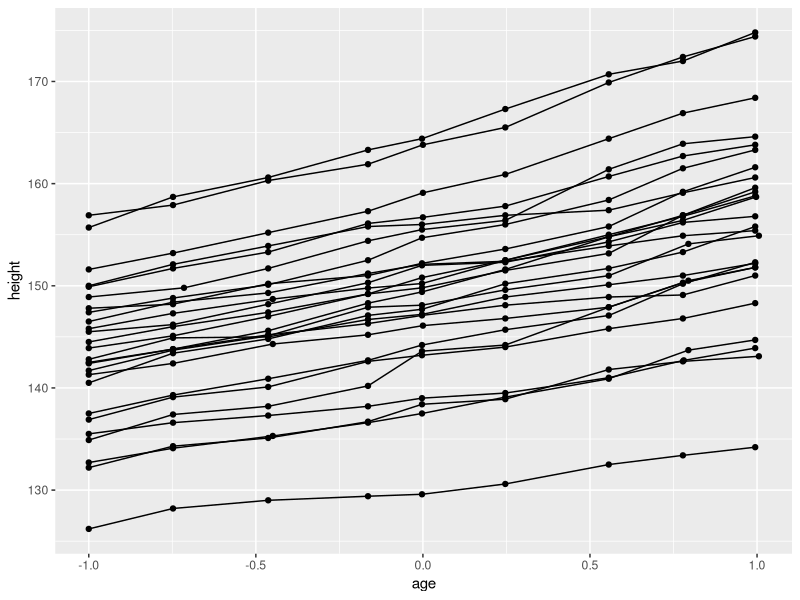
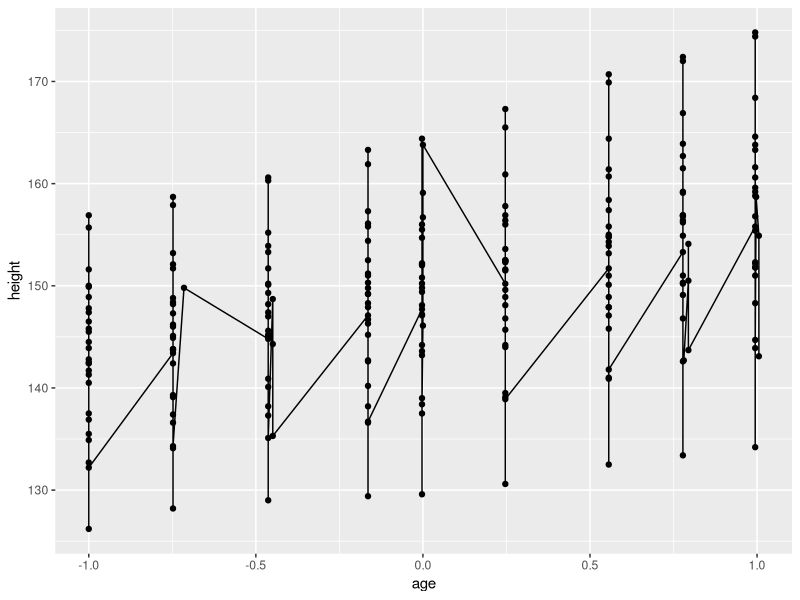
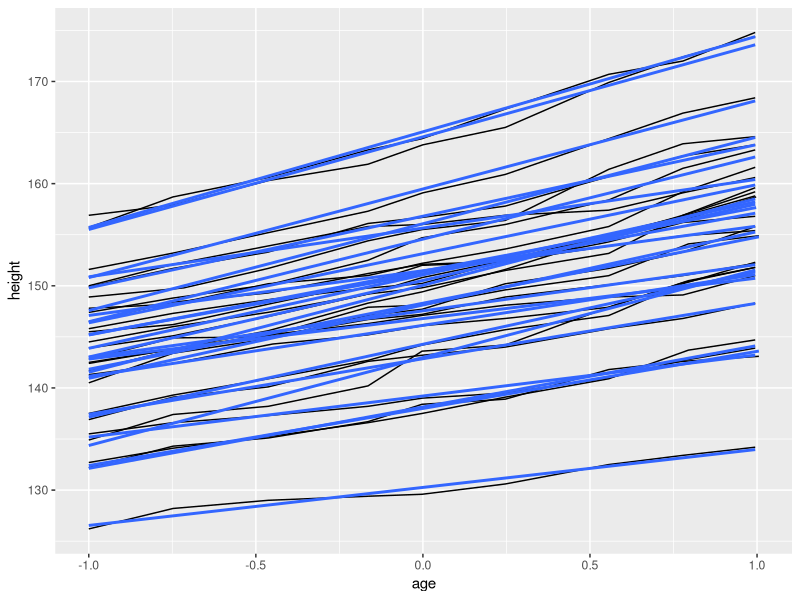
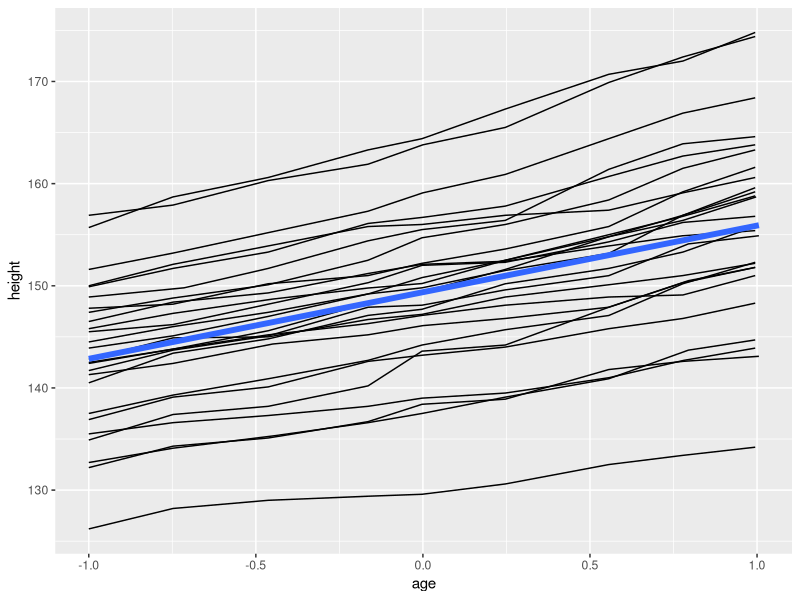
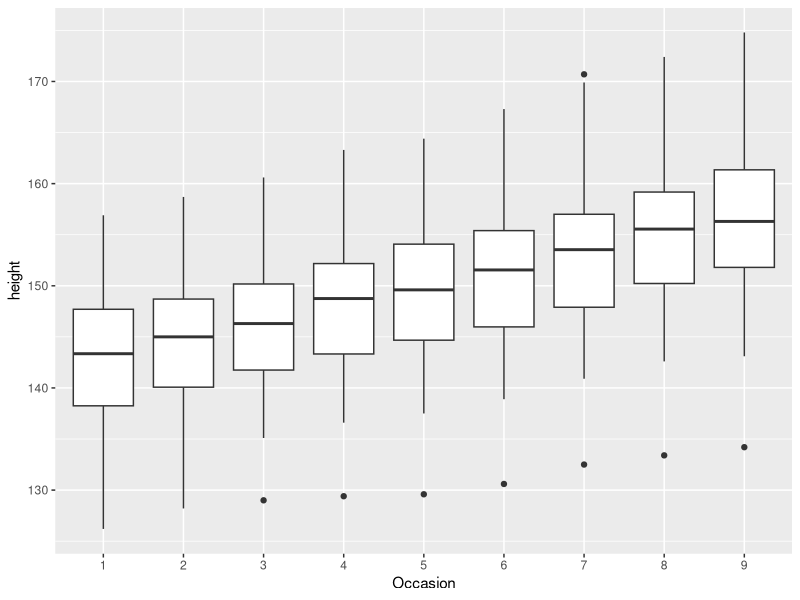
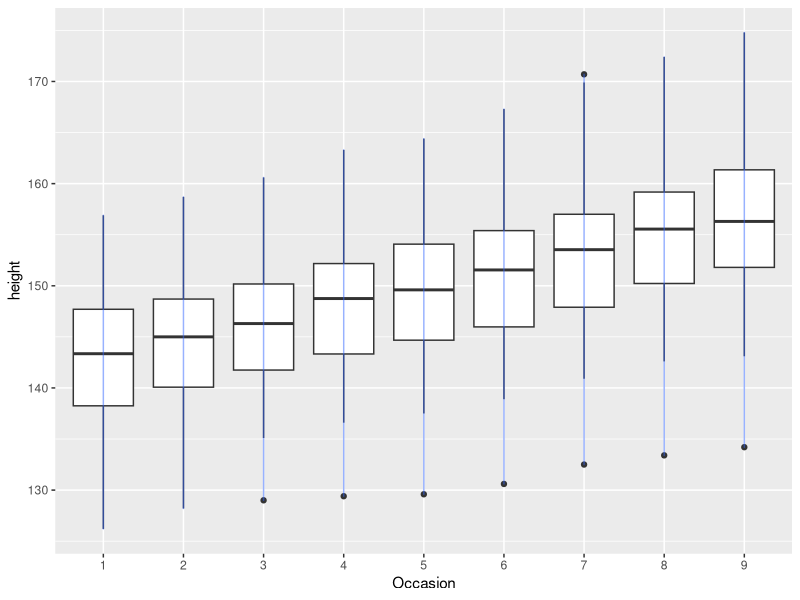
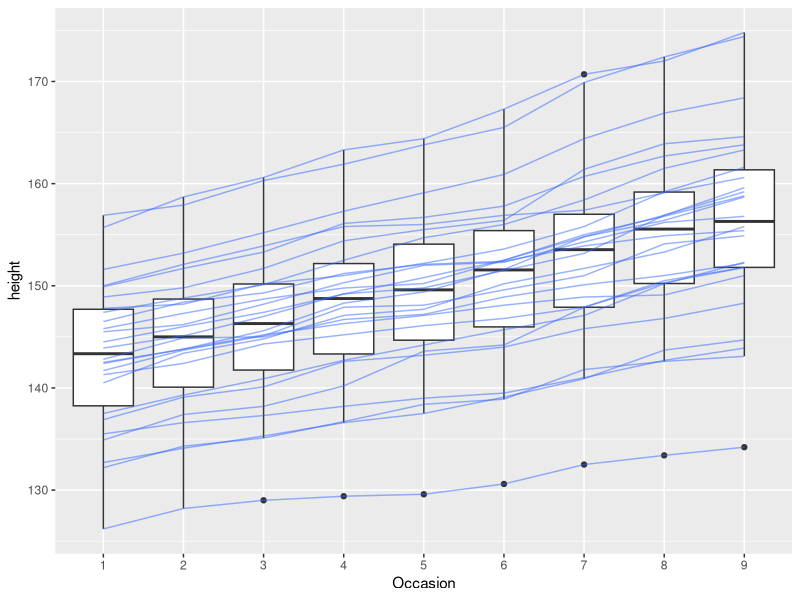
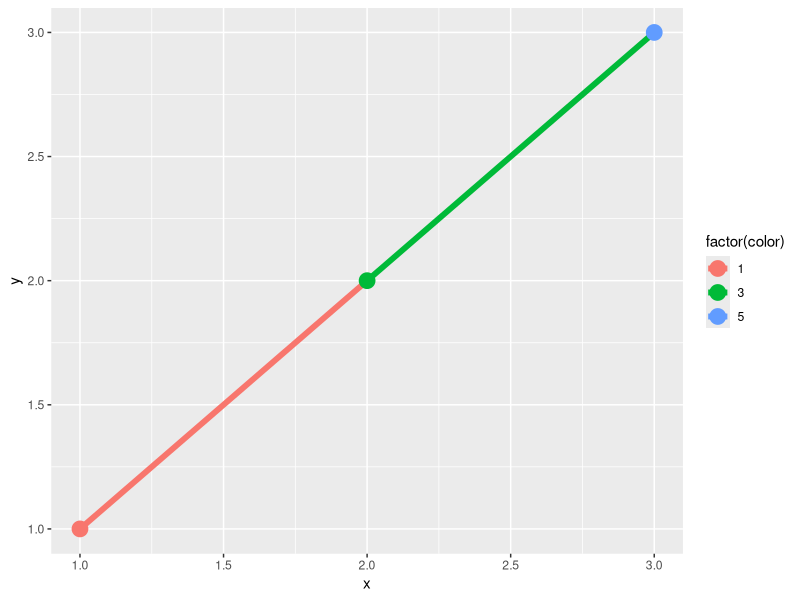

The R script that drew these images, in order:
## ---- chunk 1
knitr::opts_chunk$set(echo = TRUE)
library(tidyverse)
library(nlme)
## ---- chunk 2
#head(Oxboys)

ggplot(Oxboys, aes(age, height, group = Subject)) +
  geom_point() +
  geom_line()

# common mistake
ggplot(Oxboys, aes(age, height)) +
  geom_point() +
  geom_line()
## ---- chunk 3
ggplot(Oxboys, aes(age, height, group = Subject)) +
  geom_line() +
  geom_smooth(method = "lm", se = FALSE)

# place geom in the smooth to get ONE line for all subjects
ggplot(Oxboys, aes(age, height)) +
  geom_line(aes(group = Subject)) +
  geom_smooth(method = "lm", size = 2, se = FALSE)

Oxboys_model <- lm(Oxboys$height ~ Oxboys$age, Oxboys)
## ---- chunk 4
ggplot(Oxboys, aes(Occasion, height)) +
  geom_boxplot()

# Not what we want
ggplot(Oxboys, aes(Occasion, height)) +
  geom_boxplot() +
  geom_line(color = "#3366FF", alpha = 0.5)

ggplot(Oxboys, aes(Occasion, height)) +
  geom_boxplot() +
  geom_line(aes(group = Subject), color = "#3366FF", alpha = 0.5)
## ---- chunk 5
df <- data.frame(x = 1:3, y = 1:3, color = c(1,3,5))

ggplot(df, aes(x,y, color = factor(color))) +
  geom_line(aes(group = 1), size = 2) +
  geom_point(size = 5)

ggplot(df, aes(x, y, color = color)) +
  geom_line(aes(group = 1), size = 2) +
  geom_point(size = 5)

xgrid <- with(df, seq(min(x), max(x), length = 50))
interp <- data.frame(
  x = xgrid,
  y = approx(df$x, df$y, xout = xgrid)$y,
  color = approx(df$x, df$color, xout = xgrid)$y
)
ggplot(interp, aes(x, y, color = color)) +
  geom_line(size = 2) +
  geom_point(data = df, size = 5)

ggplot(mpg, aes(class)) +
  geom_bar()
ggplot(mpg, aes(class, fill = drv)) +
  geom_bar()

ggplot(mpg, aes(class, fill = hwy)) +
  geom_bar()
ggplot(mpg, aes(class, fill = hwy, group = hwy)) +
  geom_bar()
